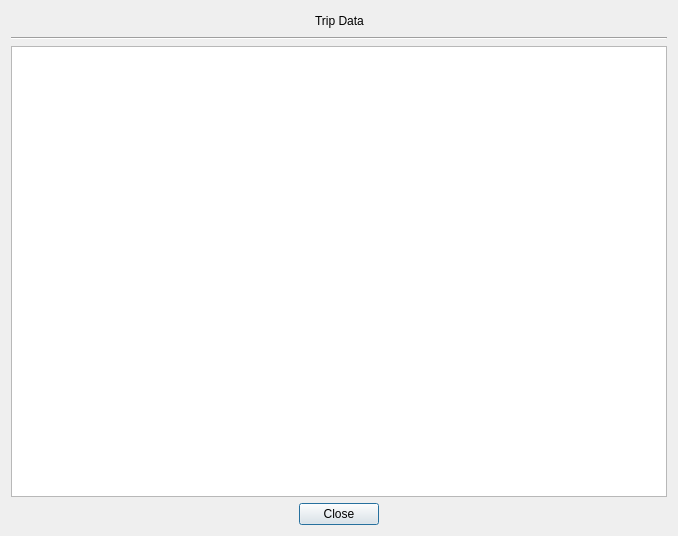
<?xml version="1.0" encoding="UTF-8"?>
<ui version="4.0">
 <class>TripDataWindow</class>
 <widget class="QDialog" name="TripDataWindow">
  <property name="geometry">
   <rect>
    <x>0</x>
    <y>0</y>
    <width>678</width>
    <height>536</height>
   </rect>
  </property>
  <property name="windowTitle">
   <string>Dialog</string>
  </property>
  <layout class="QGridLayout" name="gridLayout">
   <item row="0" column="0">
    <layout class="QVBoxLayout" name="verticalLayout">
     <item>
      <layout class="QHBoxLayout" name="horizontalLayout_2">
       <item>
        <spacer name="horizontalSpacer">
         <property name="orientation">
          <enum>Qt::Orientation::Horizontal</enum>
         </property>
         <property name="sizeHint" stdset="0">
          <size>
           <width>40</width>
           <height>20</height>
          </size>
         </property>
        </spacer>
       </item>
       <item>
        <widget class="QLabel" name="TripNameTxt">
         <property name="text">
          <string>Trip Data</string>
         </property>
        </widget>
       </item>
       <item>
        <spacer name="horizontalSpacer_2">
         <property name="orientation">
          <enum>Qt::Orientation::Horizontal</enum>
         </property>
         <property name="sizeHint" stdset="0">
          <size>
           <width>40</width>
           <height>20</height>
          </size>
         </property>
        </spacer>
       </item>
      </layout>
     </item>
     <item>
      <widget class="Line" name="line">
       <property name="orientation">
        <enum>Qt::Orientation::Horizontal</enum>
       </property>
      </widget>
     </item>
    </layout>
   </item>
   <item row="1" column="0">
    <widget class="QTableView" name="tableView"/>
   </item>
   <item row="2" column="0">
    <layout class="QHBoxLayout" name="horizontalLayout">
     <item>
      <spacer name="horizontalSpacer_3">
       <property name="orientation">
        <enum>Qt::Orientation::Horizontal</enum>
       </property>
       <property name="sizeHint" stdset="0">
        <size>
         <width>40</width>
         <height>20</height>
        </size>
       </property>
      </spacer>
     </item>
     <item>
      <widget class="QPushButton" name="closeBTN">
       <property name="text">
        <string>Close</string>
       </property>
      </widget>
     </item>
     <item>
      <spacer name="horizontalSpacer_4">
       <property name="orientation">
        <enum>Qt::Orientation::Horizontal</enum>
       </property>
       <property name="sizeHint" stdset="0">
        <size>
         <width>40</width>
         <height>20</height>
        </size>
       </property>
      </spacer>
     </item>
    </layout>
   </item>
  </layout>
 </widget>
 <resources/>
 <connections/>
</ui>
